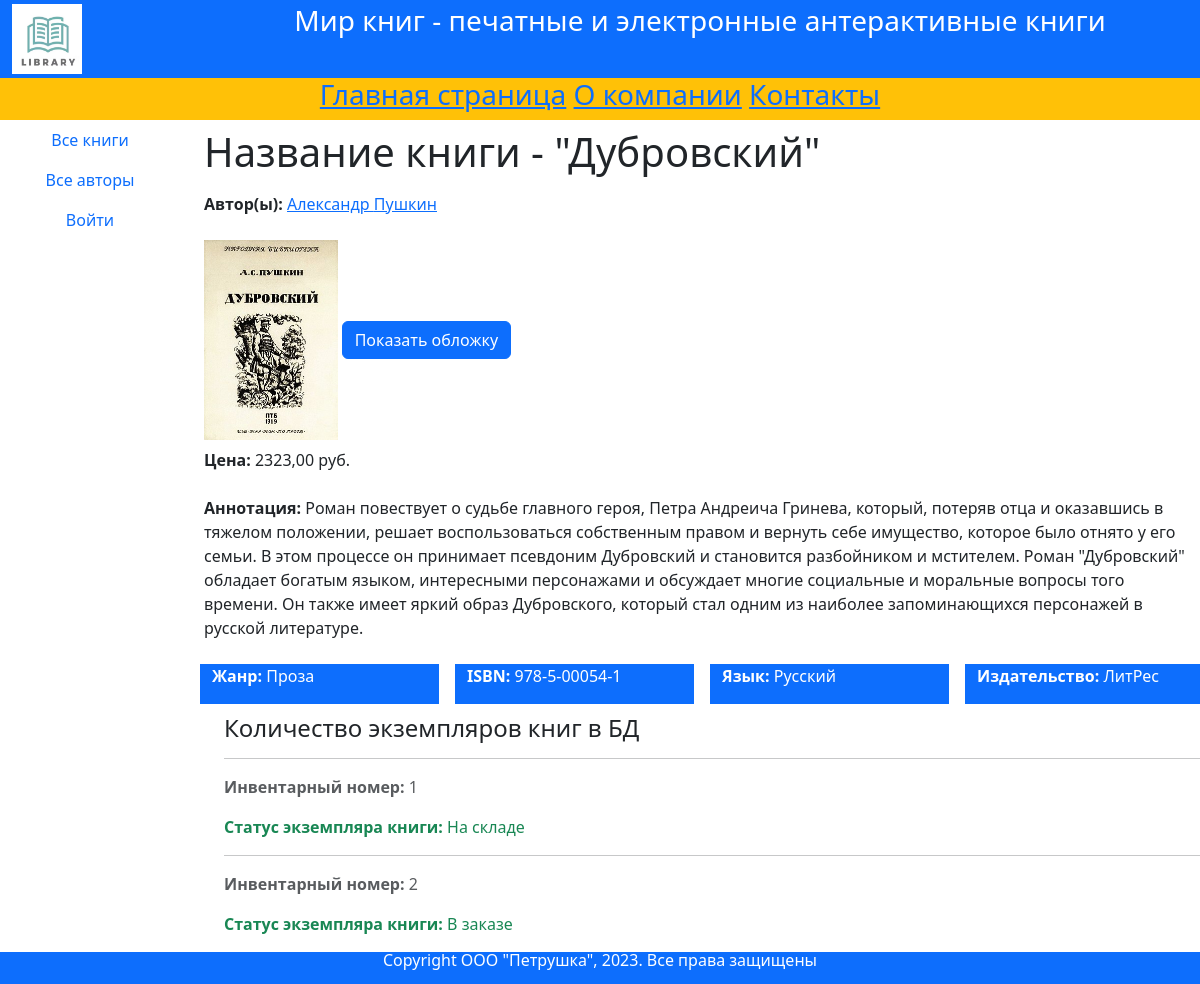
The page /books/2 on the database its author committed.
### catalog/models.py (models this page shows, shortened)
class Book(
    models.Model):  # модель «Книги» связана связью «один ко многим» со следующими моделями:□ «Жанр книги»;□ «Язык книги»;□ «Издательство».
    title = models.CharField(max_length=200, help_text="Введите название книги", verbose_name="Название книги")
    genre = models.ForeignKey(Genre, on_delete=models.CASCADE, help_text="Выберите жанр для книги",
                              verbose_name="Жанр книги", null=True)  # по первичному ключу связано с моделью Genre.
    language = models.ForeignKey(Language, on_delete=models.CASCADE, help_text="Выберите язык книги",
                                 verbose_name="Язык книги", null=True)
    publisher = models.ForeignKey(Publisher, on_delete=models.CASCADE, help_text="Выберите издательство",
                                  verbose_name="Издательство", null=True)
    year = models.CharField(max_length=4, help_text="Введите год издания", verbose_name="Год издания")
    authors = models.ManyToManyField(Author, help_text="Выберите автора (авторов) книги",
                                     verbose_name="Автор (авторы) книги")
    summary = models.TextField(max_length=1000, help_text="Введите краткое описание книги",
                               verbose_name="Аннотация книги")
    isbn = models.CharField(max_length=13, help_text="Должно содержать 13 символов", verbose_name="ISBN книги")
    price = models.DecimalField(decimal_places=2, max_digits=7, help_text="Введите цену книги (в рублях)",
                                verbose_name="Цена (руб.)")
    photo = models.ImageField(upload_to='images', help_text="Загрузите изображение обложки",
                              verbose_name="Изображение обложки", null=True, blank=True)
    def display_author(
            self):  # Для того чтобы сформировать список авторов книги, мы добавим функцию (метод) display_author в модели данных вооk. Эта функция станетформировать строку, в которой будут представлены все авторы книги.
        return ', '.join([author.last_name for author in
                          self.authors.all()])  # В этой функции организован цикл с инструкцией for. В теле цикла выбираются все авторы, связанные с данной книгой, из них формируется список, который будет возвращен в точку вызова.
    display_author.short_description = 'Авторы'

class Author(models.Model):
    first_name = models.CharField(max_length=100, help_text="Введите имя автора", verbose_name="Имя автора")
    last_name = models.CharField(max_length=100, help_text="Введите фамилию автора", verbose_name="Фамилия автора")
    date_of_birth = models.DateField(help_text="Введите дату рождения", verbose_name="Дата рождения", null=True,
                                     blank=True)  # Это поле может содержать пустое значение (null=True), т. е. не обязательно для заполния.
    about = models.TextField(help_text="Введите сведения об авторе", verbose_name="Сведения об авторе")
    photo = models.ImageField(upload_to='images', help_text="Загрузите фото автора", verbose_name="Фото автора",
                              null=True, blank=True)

class Genre(models.Model):
    name = models.CharField(max_length=200, help_text=" Введите жанр книги",
                            verbose_name="Жанр книги")  # оно будет выводиться на экран в формах рядом с полем name.
    def __str__(self):
        return self.name  # возвращающий имя жанра, которое будет внесено в конкретную запись.

class Language(models.Model):
    name = models.CharField(max_length=20, help_text="Введите язык книги", verbose_name="Язык книги")

class Publisher(models.Model):
    name = models.CharField(max_length=20, help_text=" Введите наименование издательства", verbose_name="Издательство")
    def __str__(self):
        return self.name

class BookInstance(models.Model):
    book = models.ForeignKey('Book', on_delete=models.SET_NULL,
                             null=True)  # Для названия книги создано поле ьооk, значение для него будет подгружено из модели вооk, с которой имеется связь по первичному ключу.
    inv_nom = models.CharField(max_length=20, null=True, help_text="Введите инвентарный номер экземпляра",
                               verbose_name="Инвентарный номер")
    status = models.ForeignKey('Status', on_delete=models.CASCADE, null=True,
                               help_text='Изменить состояние экземпляра',
                               verbose_name="Статус экземпляра книги")  # Для задания статуса экземпляра книги (на складе, в заказе, продана и пр.) предусмотрено поле status, значение для него будет подгружено из модели Status, с которой имеется связь по первичному ключу.
    due_back = models.DateField(null=True, blank=True, help_text="Введите конец срока статуса",
                                verbose_name="Дата окончания статуса")  # Для задания даты окончания действия статуса для экземпляра книги
    borrower = models.ForeignKey(User, on_delete=models.SET_NULL,
                                 null=True, blank=True,
                                 verbose_name="Заказчик",
                                 help_text="Выберите заказчика книги")
    objects = models.Manager
    class Meta:
        ordering = [
            "due_back"]  # Для сортировки экземпляров книг создан класс меtа, при этом все экземпляры будут отсортированы по дате окоцчания действия статуса.

class Status(models.Model):
    name = models.CharField(max_length=20, help_text="Введите статус экземпляра книги",
                            verbose_name="Статус экземпляра книги")

### catalog/views.py (the view)
# urls.py: path('books/<int:pk>', BookDetailView.as_view(), name='book-detail'),
class BookDetailView(DetailView):
    model = Book
    context_object_nmae = 'book'
    """
    В созданном классе по
умолчанию будет сформирован ряд объектов, в частности:
□ obj ect - данные о конкретной книге, полученные из БД;
□ teщ:,late_name- имя шаблона для вывода информации о конкретной книге (по умол-
чанию book_detail.html).
Можно воспользоваться этими объектами, а при желании можно переопределить эти
имена, например:
context_object_name = 'book'
teщ:,late_name = "my_book.html"
В итоге созданный нами класс oetailview выполнит запрос к базе данных, получит данные
из БД о конкретной книге, а затем передаст эти данные в шаблон book_detail.html.
В этом шаблоне теперь из объекта Ьооk можно получить данные по конкретной книге:
book. title - название книги, book.genre - жанр, book.year- год издания и т. д.
    """

### templates/catalog/book_detail.html (shortened to what this page needs)
{% extends "catalog/base.html" %}
{% block content %}
<div class="container text-start">
    <div class="row my-2">
        <h1>Название книги - "{{ book.title }}"</h1>
    </div>
    <div class="row my-2">
        <p><strong>Автор(ы):</strong>
            {% for author in book.authors.all %}
            <a href="/authors/{{author.id}}">{{ author.first_name }} {{ author.last_name }}</a>
            {% endfor %}
        </p>
    </div>
    <img src="{{ book.photo.url }}" alt="{{ book.title }}" style="max-height: 200px;">
    <a href="{{ book.photo.url }}" class="btn btn-primary" target="_blank">Показать обложку</a>
    <div class="row my-2">
        <div class="col">
            <p><strong>Цена:</strong> {{ book.price }} руб.</p>
        </div>
    </div>
    <div class="row my-2">
        <p><strong>Аннотация:</strong> {{ book.summary }}</p>
    </div>
    <div class="row my-2">
        <div class="col mx-2 bg-primary text-white">
            <p><strong>Жанр:</strong> {{ book.genre }}</p>
        </div>
        <div class="col mx-2 bg-primary text-white">
            <p><strong>ISBN:</strong> {{ book.isbn }}</p>
        </div>
        <div class="col mx-2 bg-primary text-white">
            <p><strong>Язык:</strong> {{ book.language.name }}</p>
        </div>
        <div class="col mx-2 bg-primary text-white">
            <p><strong>Издательство:</strong> {{ book.publisher }}</p>
        </div>
    </div>
    <div style="margin-left: 20px; margin-top: 10px;">
        <h4>Количество экземпляров книг в БД</h4>
        {% for copy in book.bookinstance_set.all %}
        <hr>
        <p class="text-muted">
            <strong>Инвентарный номер:</strong> {{ copy.inv_nom }}</p>
        <p class="text-success">
            <strong>Статус экземпляра книги:</strong> {{ copy.status.name }}</p>
        {% endfor %}
    </div>
</div>
{% endblock content %}

### rows shown on the page
Book: title "Дубровский", photo (picture), price "2323,00", summary "Роман повествует о судьбе главного героя, Петра Андреича Гринева, который, потеряв отца и оказавшись в тяжелом положении, решает воспользоваться собственным правом и вернуть себе имущество, которое было отнято у его семьи. В этом процессе он принимает псевдоним Дубровский и становится разбойником и мстителем. Роман \"Дубровский\" обладает богатым языком, интересными персонажами и обсуждает многие социальные и моральные вопросы того времени. Он также имеет яркий образ Дубровского, который стал одним из наиболее запоминающихся персонажей в русской литературе.", genre "Проза", isbn "978-5-00054-1", language.name "Русский", publisher "ЛитРес"
Author: first_name "Александр", last_name "Пушкин"
BookInstance: inv_nom "1", status.name "На складе"
BookInstance: inv_nom "2", status.name "В заказе"
